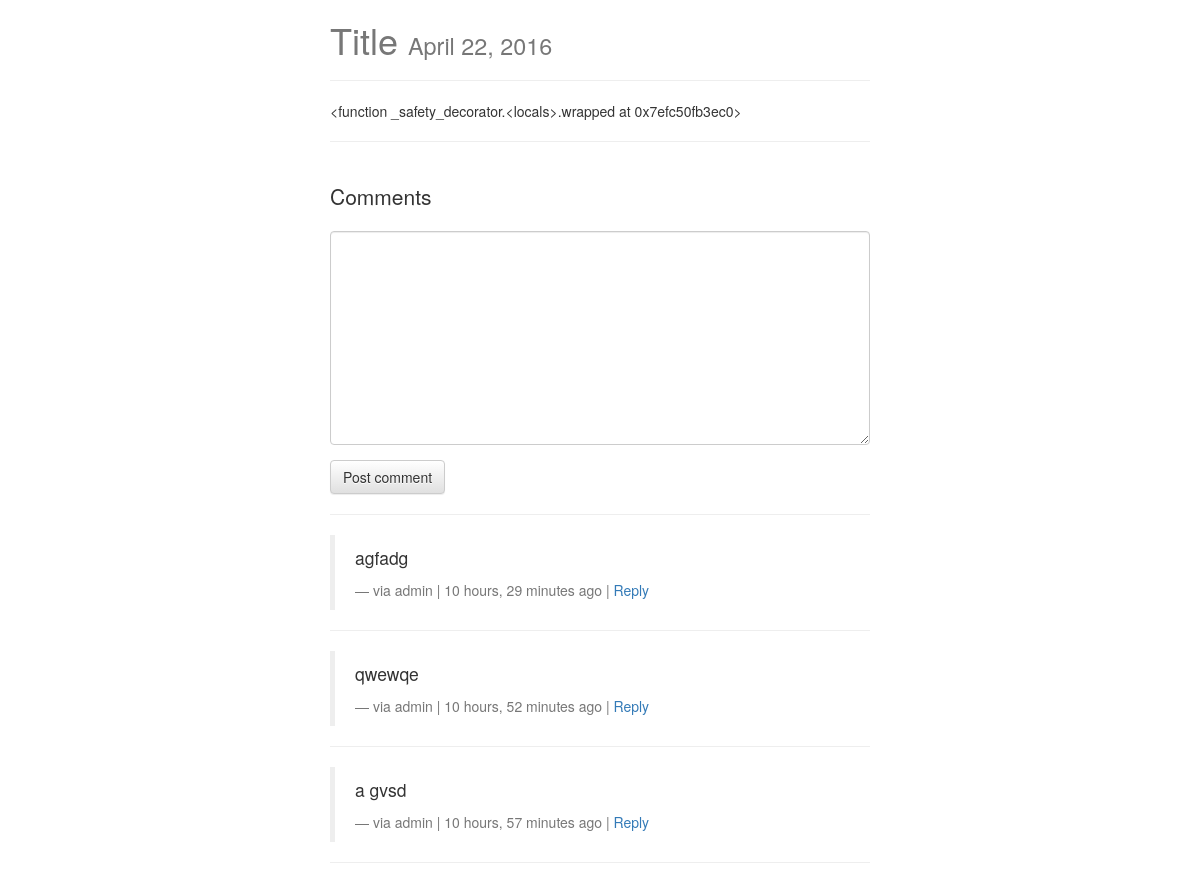
Before: /posts/sl/ (upper part) with the older database file.
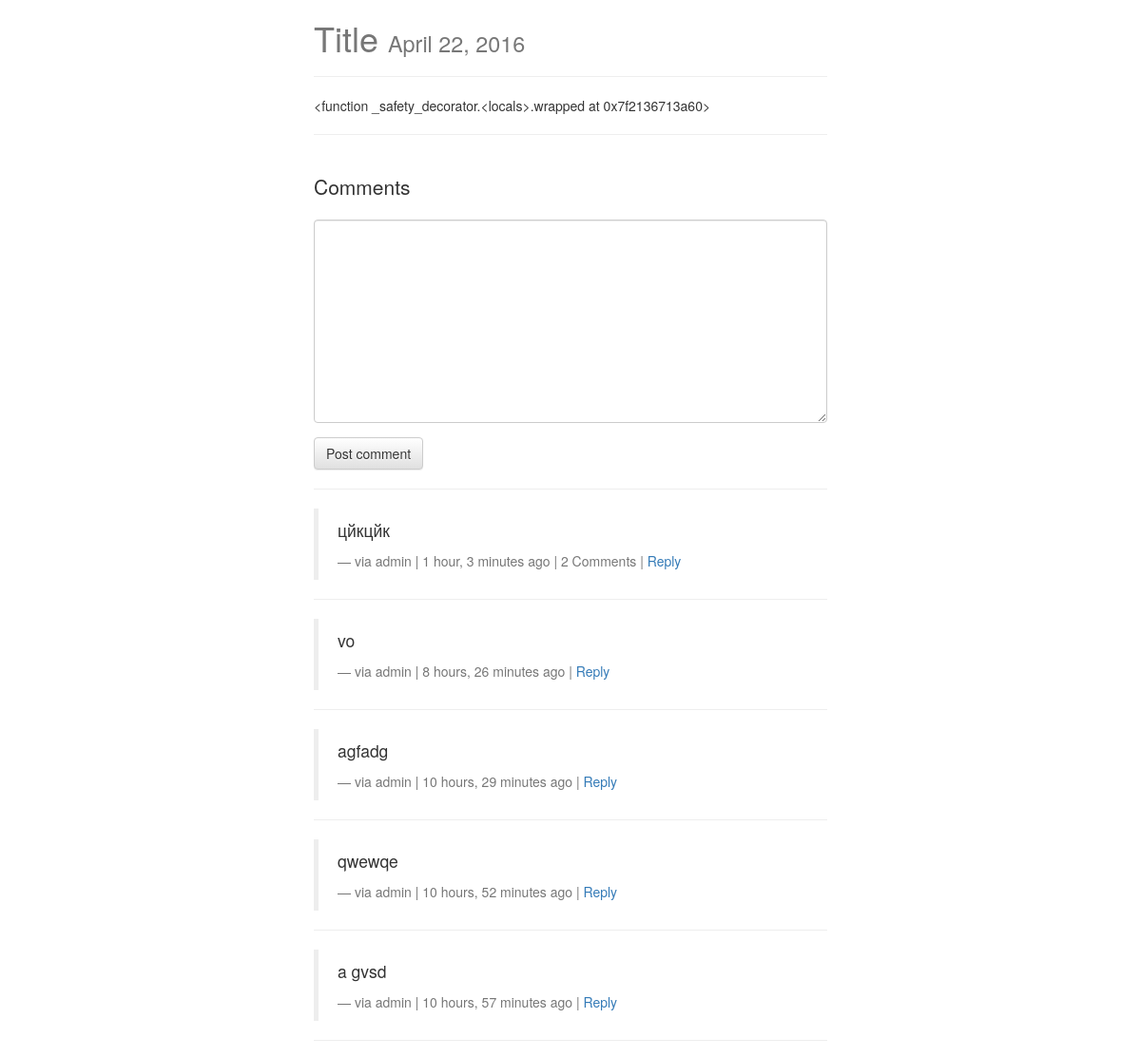
After: the same page with the newer database file.
### posts/models.py (models this page shows, shortened)
class Post(models.Model):
	user = models.ForeignKey(settings.AUTH_USER_MODEL, default=1)
	title = models.CharField(max_length=200)
	slug = models.SlugField(unique=True)
	image = models.ImageField(upload_to=upload_location, null=True, blank=True, height_field="height_field", width_field="width_field")
	height_field = models.IntegerField(default=0)
	width_field = models.IntegerField(default=0)
	content = models.TextField()
	draft = models.BooleanField(default=False)
	publish = models.DateField(auto_now=False, auto_now_add=False)
	updated = models.DateTimeField(auto_now=True, auto_now_add=False)
	timestamp = models.DateTimeField(auto_now=False, auto_now_add=True)
	objects = PostManager()
	class Meta:
		ordering = ["-timestamp","-updated"]
	def get_markdown(self):
		content = self.content
		markdown_text = markdown(content)
		return mark_safe(markdown_text)
	@property
	def comments(self):
		instance = self
		qs = Comment.objects.filter_by_instance(instance)
		return qs
	@property
	def get_content_type(self):
		instance = self
		content_type = ContentType.objects.get_for_model(instance.__class__)
		return content_type

### comments/models.py (models this page shows, shortened)
class Comment(models.Model):
	user = models.ForeignKey(settings.AUTH_USER_MODEL, default=1)
	content_type = models.ForeignKey(ContentType, on_delete=models.CASCADE)
	object_id = models.PositiveIntegerField()
	content_object = GenericForeignKey('content_type', 'object_id')
	parent = models.ForeignKey('self', null=True, blank=True)
	content = models.TextField()
	timestamp = models.DateTimeField(auto_now_add=True)
	objects = CommentManager()
	class Meta:
		ordering = ['-timestamp']
	def children(self): #ответы
		return Comment.objects.filter(parent=self)

### posts/views.py (the view, shortened to what this page needs)
# urls.py: url(r'^(?P<slug>[\w-]+)/$', post_detail, name='detail'),
def post_detail(request, slug=None):
	instance = get_object_or_404(Post, slug=slug)
	if instance.publish > timezone.now().date() or instance.draft:
		if not request.user.is_staff or not request.user.is_superuser:
			raise Http404
	share_string = quote_plus(instance.content)
	initial_data = {
			"content_type": instance.get_content_type,
			"object_id": instance.id
	}
	form = CommentForm(request.POST or None, initial=initial_data)
	comments = instance.comments
	context = {
		"title": instance.title,
		"instance": instance,
		"share_string": share_string,
		"comments": comments,
		"comment_form":form,
	}
	return render(request, "post_detail.html", context)

### comments/forms.py
class  CommentForm(forms.Form):
	content_type = forms.CharField(widget=forms.HiddenInput)
	object_id = forms.IntegerField(widget=forms.HiddenInput)
	content = forms.CharField(label='', widget=forms.Textarea)

### comments/models.py (called while the page is built)
	def filter_by_instance(self,instance):
		content_type = ContentType.objects.get_for_model(instance.__class__)
		obj_id = instance.id
		qs = super(CommentManager, self).filter(content_type=content_type, object_id= obj_id).filter(parent=None)
		return qs

### posts/templatetags/urlify.py (called while the page is built)
@register.filter
def urlify(value):
	return quote_plus(value)

### templates/post_detail.html (shortened to what this page needs)
{% extends "base.html" %}
{% load urlify %}
{% load crispy_forms_tags %}
{% block content %}
<div class='col-sm-6 col-sm-offset-3'>
<h1>{{ title }} <small>{% if instance.draft %}<span style='color:red;'>Draft</span> {% endif %}{{ instance.publish }}</small></h1>
<p><div class="fb-like" data-href="{{ request.build_absolute_uri }}" data-layout="button_count" data-action="like" data-show-faces="true" data-share="true"></div>
<hr/>
</p>
<div class='row'>
<div class='col-sm-12 '>
   <div class='post-detail-item'>{{ instance.get_markdown }}</div>
    <hr/>
    <br/>
    <div>
        <p class='lead'>Comments</p>
        <form method="POST" action="."> {% csrf_token %}
            {{ comment_form|crispy }}
            <input type='submit' value='Post comment' class='btn btn-default'>
        </form>
        <hr/>
        {% for comment in comments %}
        <blockquote>
          <p>{{ comment.content }}</p>
          <footer>via {{ comment.user }} | {{ comment.timestamp|timesince }} ago | {% if comment.children.count > 0 %}{{ comment.children.count }} Comment{% if comment.children.count > 1 %}s{% endif %} | {% endif %} <a class='comment-reply-btn' href='#'>Reply</a></footer>
        </blockquote>
        <hr/>
        {% endfor %}
    </div>
</div>
</div>
</div>
{% endblock content %}

Changed rows visible on the page:
computed for Post "Title": get_markdown "<function _safety_decorator.<locals>.wrapped at 0x7efc50fb3ec0>" → "<function _safety_decorator.<locals>.wrapped at 0x7f2136713a60>"
added Comment: content "цйкцйк", user "admin", timestamp "1 hour, 3 minutes", children.count "2"
added Comment: content "vo", user "admin", timestamp "8 hours, 26 minutes"
